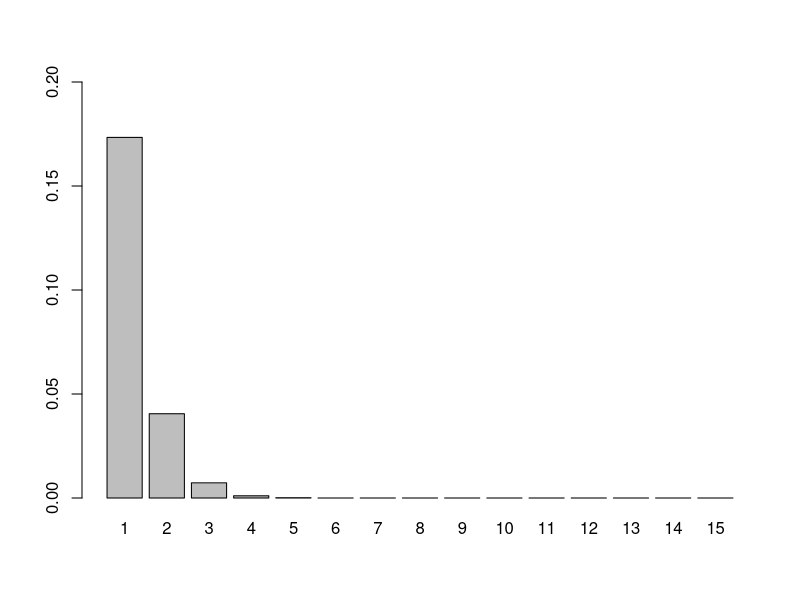

R code for this plot:
#page no :215-216
library(ggplot2)
mu=(1/8)*6
x=c(1,2,3,4,5,6)
xtot=0
for(i in 1:length(x))
{
  xtot=xtot+ppois(x[i],lambda=mu,lower=FALSE)
}
print(paste('probability of six calls',round(xtot,6)))
y=ppois(1,lambda=mu,lower=FALSE)
print(paste('probability of more than one calls',round(y,4)))
pp=0
for(i in 1:15)
{
  pp[i]=ppois(i,lambda=mu,lower=FALSE)
}
x1=c(1:15)
barplot(pp,names.arg=x1,beside=TRUE,ylim=range(pretty(c(0,pp))))
